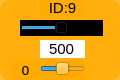
    <widget class="QWidget" name="widget_id1_9" native="true">
     <property name="geometry">
      <rect>
       <x>45</x>
       <y>660</y>
       <width>120</width>
       <height>80</height>
      </rect>
     </property>
     <property name="styleSheet">
      <string notr="true">background-color: rgb(255, 170, 0, 200);
border-radius:10px;</string>
     </property>
     <widget class="QLabel" name="label_ID1_10">
      <property name="geometry">
       <rect>
        <x>40</x>
        <y>0</y>
        <width>45</width>
        <height>16</height>
       </rect>
      </property>
      <property name="minimumSize">
       <size>
        <width>0</width>
        <height>10</height>
       </size>
      </property>
      <property name="font">
       <font>
        <family>Arial</family>
        <pointsize>11</pointsize>
       </font>
      </property>
      <property name="styleSheet">
       <string notr="true">background-color: rgb(255, 255, 255， 0);
border-radius:0px;</string>
      </property>
      <property name="text">
       <string>ID:9</string>
      </property>
      <property name="alignment">
       <set>Qt::AlignCenter</set>
      </property>
     </widget>
     <widget class="QSlider" name="horizontalSlider_pulse_id9">
      <property name="geometry">
       <rect>
        <x>20</x>
        <y>20</y>
        <width>83</width>
        <height>16</height>
       </rect>
      </property>
      <property name="autoFillBackground">
       <bool>false</bool>
      </property>
      <property name="styleSheet">
       <string notr="true">background-color: rgb(0, 0, 0);
border-radius:0px;</string>
      </property>
      <property name="minimum">
       <number>0</number>
      </property>
      <property name="maximum">
       <number>1000</number>
      </property>
      <property name="pageStep">
       <number>1</number>
      </property>
      <property name="value">
       <number>500</number>
      </property>
      <property name="orientation">
       <enum>Qt::Horizontal</enum>
      </property>
     </widget>
     <widget class="QSlider" name="horizontalSlider_dev_id9">
      <property name="geometry">
       <rect>
        <x>40</x>
        <y>60</y>
        <width>45</width>
        <height>18</height>
       </rect>
      </property>
      <property name="styleSheet">
       <string notr="true">background-color: rgb(255, 255, 255， 0);</string>
      </property>
      <property name="minimum">
       <number>-125</number>
      </property>
      <property name="maximum">
       <number>125</number>
      </property>
      <property name="pageStep">
       <number>1</number>
      </property>
      <property name="orientation">
       <enum>Qt::Horizontal</enum>
      </property>
     </widget>
     <widget class="QLabel" name="label_id9">
      <property name="geometry">
       <rect>
        <x>10</x>
        <y>60</y>
        <width>31</width>
        <height>20</height>
       </rect>
      </property>
      <property name="minimumSize">
       <size>
        <width>0</width>
        <height>10</height>
       </size>
      </property>
      <property name="font">
       <font>
        <family>DejaVu Sans</family>
        <pointsize>10</pointsize>
       </font>
      </property>
      <property name="styleSheet">
       <string notr="true">background-color: rgb(255, 255, 255， 0);</string>
      </property>
      <property name="text">
       <string>0</string>
      </property>
      <property name="alignment">
       <set>Qt::AlignCenter</set>
      </property>
     </widget>
     <widget class="QLineEdit" name="lineEdit_id9">
      <property name="geometry">
       <rect>
        <x>40</x>
        <y>40</y>
        <width>45</width>
        <height>18</height>
       </rect>
      </property>
      <property name="sizePolicy">
       <sizepolicy hsizetype="Fixed" vsizetype="Fixed">
        <horstretch>0</horstretch>
        <verstretch>0</verstretch>
       </sizepolicy>
      </property>
      <property name="font">
       <font>
        <family>Arial</family>
        <pointsize>11</pointsize>
       </font>
      </property>
      <property name="autoFillBackground">
       <bool>false</bool>
      </property>
      <property name="styleSheet">
       <string notr="true">background-color: rgb(255, 255, 255);
border-radius:0px;</string>
      </property>
      <property name="text">
       <string>500</string>
      </property>
      <property name="maxLength">
       <number>1000</number>
      </property>
      <property name="alignment">
       <set>Qt::AlignCenter</set>
      </property>
      <property name="dragEnabled">
       <bool>false</bool>
      </property>
      <property name="readOnly">
       <bool>false</bool>
      </property>
     </widget>
    </widget>
